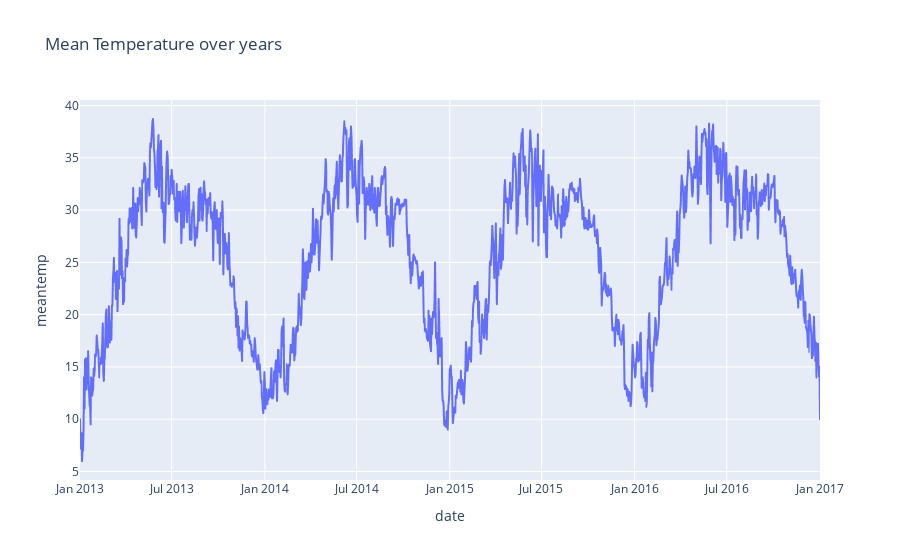

Notebook code for this chart:
### Markdown cell above
# Plotting graph between Mean Temperature and Date

### Code cell
figure1 = px.line(df, x = 'date', y = 'meantemp', title = 'Mean Temperature over years')
figure1.show()

### Figure 1 — Plotly figure (JSON) as saved in the notebook; plotly's stock layout.template omitted (floating-point values rounded to 4 significant figures; data arrays with more than 128 entries replaced by an {"elided": "..."} marker saying what was removed)
{"data": [{"hovertemplate": "date=%{x}<br>meantemp=%{y}<extra></extra>", "legendgroup": "", "line": {"color": "#636efa", "dash": "solid"}, "marker": {"symbol": "circle"}, "mode": "lines", "name": "", "showlegend": false, "type": "scattergl", "x": {"elided": "1462 str values"}, "xaxis": "x", "y": {"elided": "1462 float values"}, "yaxis": "y"}], "layout": {"legend": {"tracegroupgap": 0}, "title": {"text": "Mean Temperature over years"}, "xaxis": {"anchor": "y", "domain": [0, 1], "title": {"text": "date"}}, "yaxis": {"anchor": "x", "domain": [0, 1], "title": {"text": "meantemp"}}}}
